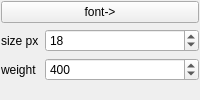
        <widget class="QFrame" name="frame_form_layout_1">
         <layout class="QFormLayout" name="formLayout_2">
          <property name="leftMargin">
           <number>1</number>
          </property>
          <property name="topMargin">
           <number>1</number>
          </property>
          <property name="rightMargin">
           <number>1</number>
          </property>
          <property name="bottomMargin">
           <number>1</number>
          </property>
          <item row="0" column="0" colspan="2">
           <widget class="QPushButton" name="bttn_l1">
            <property name="text">
             <string>font-&gt;</string>
            </property>
           </widget>
          </item>
          <item row="2" column="1">
           <widget class="QSpinBox" name="input_fontWeight">
            <property name="minimum">
             <number>120</number>
            </property>
            <property name="maximum">
             <number>1000</number>
            </property>
            <property name="singleStep">
             <number>10</number>
            </property>
            <property name="value">
             <number>400</number>
            </property>
           </widget>
          </item>
          <item row="1" column="0">
           <widget class="QLabel" name="label_8">
            <property name="text">
             <string>size px</string>
            </property>
           </widget>
          </item>
          <item row="1" column="1">
           <widget class="QSpinBox" name="input_fontSize">
            <property name="minimum">
             <number>9</number>
            </property>
            <property name="maximum">
             <number>28</number>
            </property>
            <property name="value">
             <number>18</number>
            </property>
           </widget>
          </item>
          <item row="2" column="0">
           <widget class="QLabel" name="label_9">
            <property name="text">
             <string>weight</string>
            </property>
           </widget>
          </item>
         </layout>
        </widget>
